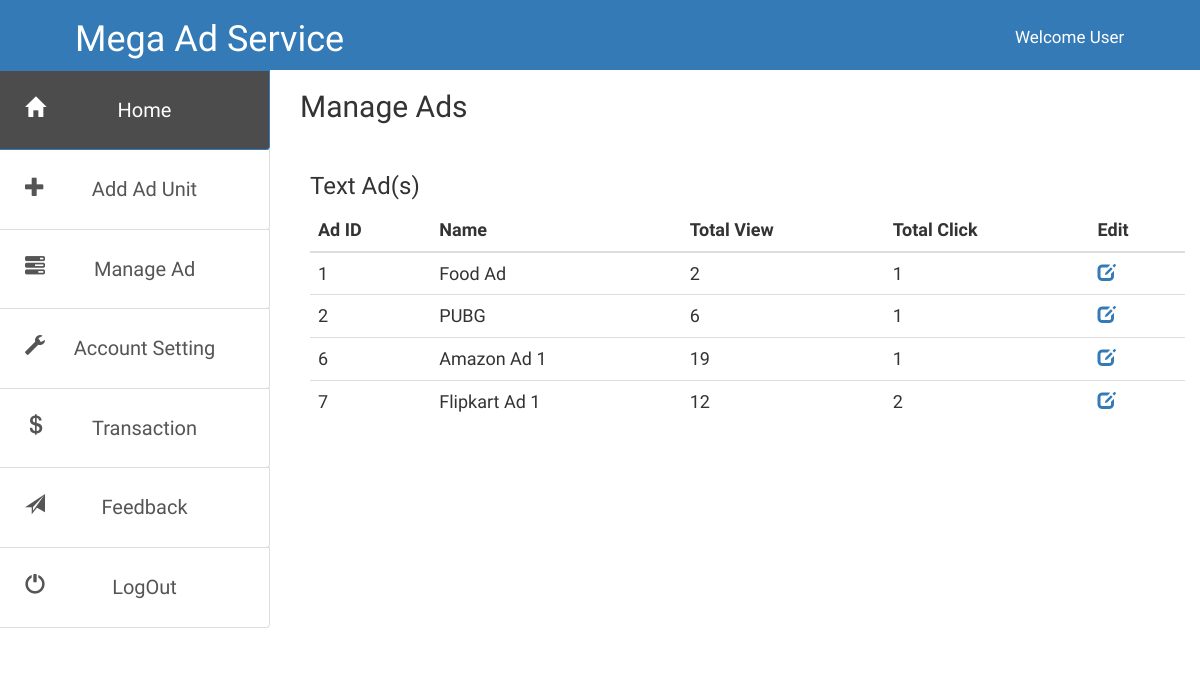
/adProvider/manageAd (signed in), run on the app's committed database.
### Ads/models.py (models this page shows, shortened)
class TextAd(models.Model):
	user = models.ForeignKey(User, on_delete=models.CASCADE)
	name = models.CharField(max_length=12)
	link = models.CharField(max_length=500)
	content = models.CharField(max_length=500)
	tags = models.CharField(max_length=1000)
	duration = models.IntegerField()
	total_views = models.IntegerField(default=0)
	total_click = models.IntegerField(default=0)

### Ads/ap_views.py (the view)
# urls.py: path('manageAd',ap_views.ap_manage,name="ap_manage"),
def ap_manage(request):
	user = get_user(request)
	if user and is_user_valid(user):
		textAds = TextAd.objects.filter(user=user)
		context = {
		"profile" : Profile.objects.get(user=user),
		'textAds' : textAds,
		}
		return render(request,'WebAd/provider/manage.html',context)
	return redirect('index')

### Ads/ap_views.py (called while the page is built)
def is_user_valid(user):
	profile = Profile.objects.get(user=user)
	if profile.ac_type:
		return False
	return True

### Ads/views.py (called while the page is built)
def get_user(request):
	if 'sessionId' in request.session:
		return User.objects.get(id = request.session['sessionId']);
	return False;

### Ads/templates/WebAd/provider/manage.html
{%extends "WebAd/provider/base.html"%}
{%load static%}
{%block content%}
	<div class="col-sm-9 col-xs-12 content row">
		<h2> Manage Ads </h2>
<div class="table-responsive" style="padding: 10px; padding-right: 15px; top: 10px; position: relative;">
<h3> Text Ad(s) </h3>
  <table class="table table-hover" style="font-size: 18px">
    <thead>
      <tr>
        <th>Ad ID</th>
        <th>Name</th>
        <th>Total View</th>
        <th>Total Click</th>
        <th>Edit</th>
      </tr>
    </thead>
    <tbody>
      {% for ad in textAds%}
      <tr>
        <td>{{ad.id}}</td>
        <td>{{ad.name}}</td>
        <td>{{ad.total_views}}</td>
        <td>{{ad.total_click}}</td>
        <td><a href="editAd?adId={{ad.id}}&type=text"><span class="glyphicon glyphicon-edit"></span></a></td>
      </tr>
      {% endfor %}
    </tbody>
  </table>
  </div>
	</div>
	</div>
</div>
{%endblock content%}

### WebAd/static/Ads/website/style.css (style rules this page uses)
* { font-family: 'Nova Flat', cursive; }
body,html { margin:0 auto; width: 100%; height: 100%; padding: 0; }
.row { margin: 0 auto; padding: 0; }
.first-box .row { min-height: 400px; }
.first-box .row .content h2 { font-family: "Nova Flat"; }

### data on the page
TextAd: id "1", name "Food Ad", total_views "2", total_click "1"
TextAd: id "2", name "PUBG", total_views "6", total_click "1"
TextAd: id "6", name "Amazon Ad 1", total_views "19", total_click "1"
TextAd: id "7", name "Flipkart Ad 1", total_views "12", total_click "2"
